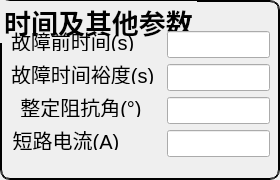
    <widget class="QGroupBox" name="groupBox_2">
     <property name="minimumSize">
      <size>
       <width>280</width>
       <height>180</height>
      </size>
     </property>
     <property name="font">
      <font>
       <pointsize>20</pointsize>
       <weight>75</weight>
       <bold>true</bold>
      </font>
     </property>
     <property name="styleSheet">
      <string notr="true">QGroupBox{border:2px groove black;border-radius:10px;}</string>
     </property>
     <property name="title">
      <string>时间及其他参数</string>
     </property>
     <property name="flat">
      <bool>false</bool>
     </property>
     <property name="checkable">
      <bool>false</bool>
     </property>
     <widget class="QLineEdit" name="m_txtPreFaultTime">
      <property name="geometry">
       <rect>
        <x>167</x>
        <y>31</y>
        <width>103</width>
        <height>27</height>
       </rect>
      </property>
      <property name="font">
       <font>
        <pointsize>15</pointsize>
       </font>
      </property>
     </widget>
     <widget class="QLabel" name="m_labPreFaultTime">
      <property name="geometry">
       <rect>
        <x>11</x>
        <y>31</y>
        <width>130</width>
        <height>20</height>
       </rect>
      </property>
      <property name="font">
       <font>
        <pointsize>15</pointsize>
       </font>
      </property>
      <property name="text">
       <string>故障前时间(s)</string>
      </property>
     </widget>
     <widget class="QLineEdit" name="m_txtFaultTime">
      <property name="geometry">
       <rect>
        <x>167</x>
        <y>64</y>
        <width>103</width>
        <height>27</height>
       </rect>
      </property>
      <property name="font">
       <font>
        <pointsize>15</pointsize>
       </font>
      </property>
     </widget>
     <widget class="QLabel" name="m_labFaultTime">
      <property name="geometry">
       <rect>
        <x>11</x>
        <y>64</y>
        <width>150</width>
        <height>20</height>
       </rect>
      </property>
      <property name="font">
       <font>
        <pointsize>15</pointsize>
       </font>
      </property>
      <property name="text">
       <string>故障时间裕度(s)</string>
      </property>
     </widget>
     <widget class="QLabel" name="m_labFaultAngle">
      <property name="geometry">
       <rect>
        <x>11</x>
        <y>97</y>
        <width>140</width>
        <height>20</height>
       </rect>
      </property>
      <property name="font">
       <font>
        <pointsize>15</pointsize>
       </font>
      </property>
      <property name="text">
       <string>整定阻抗角(°)</string>
      </property>
      <property name="alignment">
       <set>Qt::AlignCenter</set>
      </property>
     </widget>
     <widget class="QLineEdit" name="m_txtFaultAngle">
      <property name="geometry">
       <rect>
        <x>167</x>
        <y>97</y>
        <width>103</width>
        <height>27</height>
       </rect>
      </property>
      <property name="font">
       <font>
        <pointsize>15</pointsize>
       </font>
      </property>
     </widget>
     <widget class="QLabel" name="m_labFaultCur">
      <property name="geometry">
       <rect>
        <x>11</x>
        <y>130</y>
        <width>110</width>
        <height>20</height>
       </rect>
      </property>
      <property name="font">
       <font>
        <pointsize>15</pointsize>
       </font>
      </property>
      <property name="text">
       <string>短路电流(A)</string>
      </property>
      <property name="alignment">
       <set>Qt::AlignCenter</set>
      </property>
     </widget>
     <widget class="QLineEdit" name="m_txtFaultCur">
      <property name="geometry">
       <rect>
        <x>167</x>
        <y>130</y>
        <width>103</width>
        <height>27</height>
       </rect>
      </property>
      <property name="font">
       <font>
        <pointsize>15</pointsize>
       </font>
      </property>
     </widget>
    </widget>
